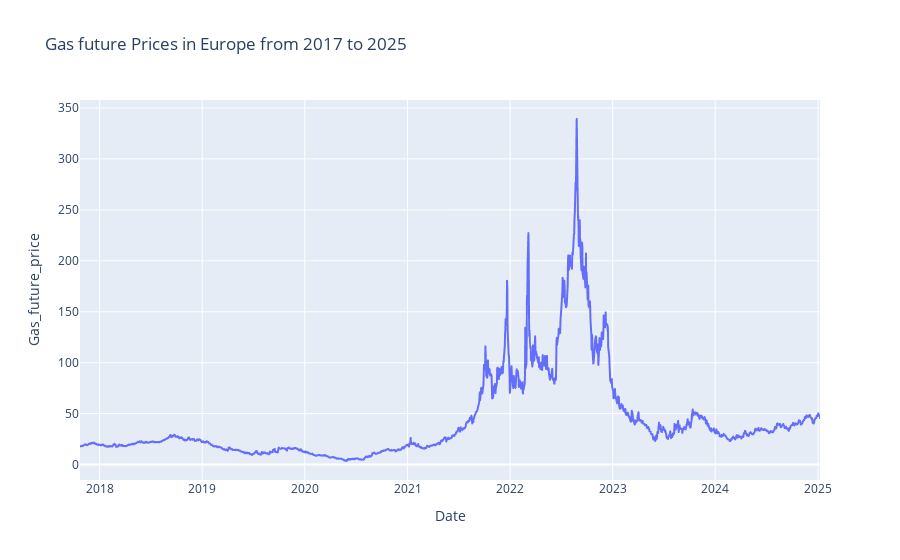

Here is the notebook cell this chart was saved with:
### Code cell
fig = px.line(gas_prices.reset_index(), x='Date', y='Gas_future_price', title='Gas future Prices in Europe from 2017 to 2025')
fig.show()

### Figure 1 — Plotly figure (JSON) as saved in the notebook; plotly's stock layout.template omitted (floating-point values rounded to 4 significant figures; data arrays with more than 128 entries replaced by an {"elided": "..."} marker saying what was removed)
{"data": [{"hovertemplate": "Date=%{x}<br>Gas_future_price=%{y}<extra></extra>", "legendgroup": "", "line": {"color": "#636efa", "dash": "solid"}, "marker": {"symbol": "circle"}, "mode": "lines", "name": "", "showlegend": false, "type": "scattergl", "x": {"elided": "1815 str values"}, "xaxis": "x", "y": {"elided": "1815 float values"}, "yaxis": "y"}], "layout": {"legend": {"tracegroupgap": 0}, "title": {"text": "Gas future Prices in Europe from 2017 to 2025"}, "xaxis": {"anchor": "y", "domain": [0, 1], "title": {"text": "Date"}}, "yaxis": {"anchor": "x", "domain": [0, 1], "title": {"text": "Gas_future_price"}}}}
